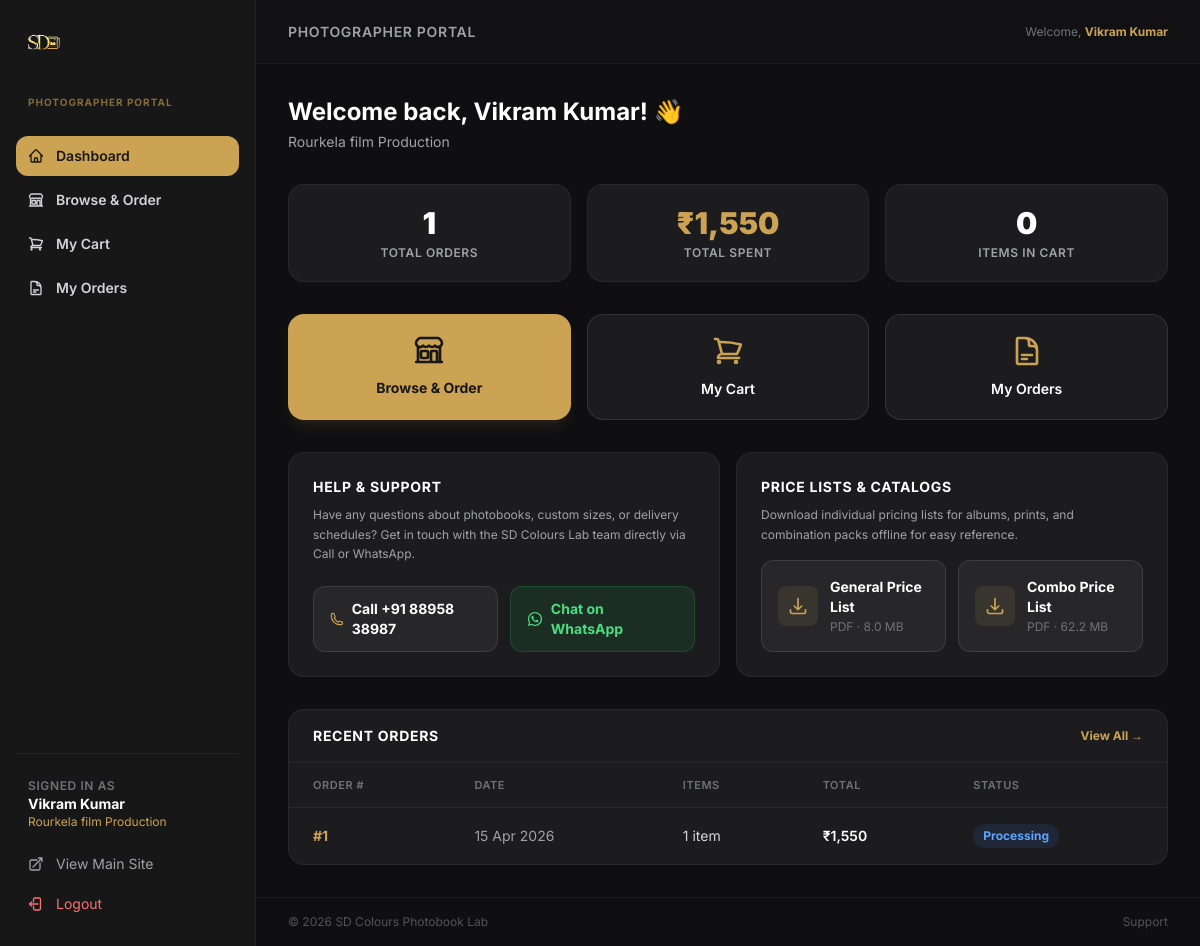
Page /photographer/index.php (signed in) on the committed database.
### tables this page shows
CREATE TABLE IF NOT EXISTS `users` (
  `id` int(10) UNSIGNED NOT NULL AUTO_INCREMENT,
  `name` varchar(150) NOT NULL,
  `email` varchar(200) NOT NULL,
  `password_hash` varchar(255) NOT NULL,
  `role` enum('admin','photographer') NOT NULL DEFAULT 'photographer',
  `phone` varchar(20) DEFAULT NULL,
  `studio_name` varchar(200) DEFAULT NULL,
  `city` varchar(100) DEFAULT NULL,
  `status` enum('pending','approved','rejected') NOT NULL DEFAULT 'pending',
  `created_at` datetime NOT NULL DEFAULT current_timestamp(),
  PRIMARY KEY (`id`),
  UNIQUE KEY `email` (`email`)
);

CREATE TABLE IF NOT EXISTS `orders` (
  `id` int(10) UNSIGNED NOT NULL AUTO_INCREMENT,
  `photographer_id` int(10) UNSIGNED NOT NULL,
  `status` enum('pending','processing','shipped','delivered','cancelled') NOT NULL DEFAULT 'pending',
  `total` decimal(10,2) NOT NULL DEFAULT 0.00,
  `notes` text DEFAULT NULL,
  `admin_notes` text DEFAULT NULL,
  `created_at` datetime NOT NULL DEFAULT current_timestamp(),
  `updated_at` datetime NOT NULL DEFAULT current_timestamp() ON UPDATE current_timestamp(),
  PRIMARY KEY (`id`),
  KEY `fk_orders_user` (`photographer_id`),
  CONSTRAINT `fk_orders_user` FOREIGN KEY (`photographer_id`) REFERENCES `users` (`id`) ON DELETE CASCADE ON UPDATE CASCADE
);

### includes/auth.php (called while the page is built, shortened)
<?php
function getCurrentUser() {
    $db = getDB();
    $stmt = $db->prepare('SELECT * FROM users WHERE id = ?');
    $stmt->execute([$_SESSION['user_id']]);
    return $stmt->fetch();
}
function getCartCount() {
    $cart = $_SESSION['cart'] ?? [];
    return array_sum(array_column($cart, 'quantity'));
}

### photographer/index.php (the view, shortened to what this page needs)
<?php
require_once '../includes/photographer_header.php';
$db = getDB();
$userId = $_SESSION['user_id'];
$ordersStmt = $db->prepare("SELECT o.*, COUNT(oi.id) as item_count FROM orders o LEFT JOIN order_items oi ON o.id=oi.order_id WHERE o.photographer_id=? GROUP BY o.id ORDER BY o.created_at DESC LIMIT 5");
$ordersStmt->execute([$userId]);
$recentOrders = $ordersStmt->fetchAll();
$totalOrders = $db->prepare("SELECT COUNT(*) FROM orders WHERE photographer_id=?");
$totalOrders->execute([$userId]);
$orderCount = $totalOrders->fetchColumn();
$totalSpent = $db->prepare("SELECT COALESCE(SUM(total),0) FROM orders WHERE photographer_id=? AND status != 'cancelled'");
$totalSpent->execute([$userId]);
$spent = $totalSpent->fetchColumn();
?>
<div class="hidden md:block">
  <div class="mb-8">
    <h1 class="text-2xl font-bold text-white mb-1">Welcome back, <?= htmlspecialchars($user['name']) ?>! 👋</h1>
    <p class="text-zinc-400 text-sm"><?= htmlspecialchars($user['studio_name'] ?: 'SD Colours Photographer Portal') ?></p>
  </div>
  <div class="grid grid-cols-3 gap-4 mb-8">
    <div class="bg-darkcard border border-white/5 rounded-2xl p-5 text-center">
      <div class="text-3xl font-black text-white mb-1"><?= $orderCount ?></div>
      <div class="text-zinc-400 text-xs uppercase tracking-wider font-semibold">Total Orders</div>
    </div>
    <div class="bg-darkcard border border-white/5 rounded-2xl p-5 text-center">
      <div class="text-3xl font-black text-primary mb-1">₹<?= number_format($spent) ?></div>
      <div class="text-zinc-400 text-xs uppercase tracking-wider font-semibold">Total Spent</div>
    </div>
    <div class="bg-darkcard border border-white/5 rounded-2xl p-5 text-center">
      <div class="text-3xl font-black text-white mb-1"><?= $cartCount ?></div>
      <div class="text-zinc-400 text-xs uppercase tracking-wider font-semibold">Items in Cart</div>
    </div>
  </div>
  <div class="grid grid-cols-3 gap-4 mb-8">
    <a href="/photographer/shop.php" class="bg-primary text-secondary rounded-2xl p-5 flex flex-col items-center gap-3 hover:bg-primary-dark transition-all font-bold shadow-lg shadow-primary/10">
      <span class="text-sm">Browse & Order</span>
    </a>
    <a href="/photographer/cart.php" class="bg-darkcard border border-white/10 rounded-2xl p-5 flex flex-col items-center gap-3 hover:border-primary/40 hover:bg-white/5 transition-all font-semibold">
      <span class="text-sm text-white">My Cart<?= $cartCount > 0 ? " ($cartCount)" : '' ?></span>
    </a>
    <a href="/photographer/orders.php" class="bg-darkcard border border-white/10 rounded-2xl p-5 flex flex-col items-center gap-3 hover:border-primary/40 hover:bg-white/5 transition-all font-semibold">
      <span class="text-sm text-white">My Orders</span>
    </a>
  </div>
  <div class="grid grid-cols-2 gap-4 mb-8">
    <div class="bg-darkcard border border-white/5 rounded-2xl p-6 flex flex-col justify-between">
      <div>
        <h2 class="text-sm font-bold text-white uppercase tracking-wider mb-2">Help &amp; Support</h2>
        <p class="text-zinc-400 text-xs leading-relaxed mb-4">Have any questions about photobooks, custom sizes, or delivery schedules? Get in touch with the SD Colours Lab team directly via Call or WhatsApp.</p>
      </div>
      <div class="flex gap-3">
        <a href="tel:+918895838987" class="flex-1 flex items-center justify-center gap-2 bg-zinc-800 border border-white/10 hover:border-primary/45 hover:bg-white/5 text-white py-3 px-4 rounded-xl text-sm font-bold transition-all">
          Call +91 88958 38987
        </a>
        <a href="https://wa.me/918895838987" target="_blank" rel="noopener noreferrer" class="flex-1 flex items-center justify-center gap-2 bg-green-500/10 border border-green-500/20 hover:border-green-500/40 text-green-400 py-3 px-4 rounded-xl text-sm font-bold transition-all">
          Chat on WhatsApp
        </a>
      </div>
    </div>
    <div class="bg-darkcard border border-white/5 rounded-2xl p-6 flex flex-col justify-between">
      <div>
        <h2 class="text-sm font-bold text-white uppercase tracking-wider mb-2">Price Lists &amp; Catalogs</h2>
        <p class="text-zinc-400 text-xs leading-relaxed mb-4">Download individual pricing lists for albums, prints, and combination packs offline for easy reference.</p>
      </div>
      <div class="grid grid-cols-2 gap-3">
        <a href="/price_list.pdf" download class="flex items-center gap-3 p-4 rounded-xl bg-zinc-800 border border-white/10 hover:border-primary/45 hover:bg-white/5 transition-all">
          <div class="w-10 h-10 rounded-lg bg-primary/10 flex items-center justify-center flex-shrink-0">
            <svg xmlns="http://www.w3.org/2000/svg" fill="none" viewBox="0 0 24 24" stroke-width="2" stroke="currentColor" class="w-5 h-5 text-primary">
              <path stroke-linecap="round" stroke-linejoin="round" d="M3 16.5v2.25A2.25 2.25 0 0 0 5.25 21h13.5A2.25 2.25 0 0 0 21 18.75V16.5M16.5 12 12 16.5m0 0L7.5 12m4.5 4.5V3" />
            </svg>
          </div>
          <div>
            <div class="text-sm font-bold text-white">General Price List</div>
            <div class="text-xs text-zinc-500 mt-0.5">PDF · 8.0 MB</div>
          </div>
        </a>
        <a href="/combo_price_list.pdf" download class="flex items-center gap-3 p-4 rounded-xl bg-zinc-800 border border-white/10 hover:border-primary/45 hover:bg-white/5 transition-all">
          <div class="w-10 h-10 rounded-lg bg-primary/10 flex items-center justify-center flex-shrink-0">
            <svg xmlns="http://www.w3.org/2000/svg" fill="none" viewBox="0 0 24 24" stroke-width="2" stroke="currentColor" class="w-5 h-5 text-primary">
              <path stroke-linecap="round" stroke-linejoin="round" d="M3 16.5v2.25A2.25 2.25 0 0 0 5.25 21h13.5A2.25 2.25 0 0 0 21 18.75V16.5M16.5 12 12 16.5m0 0L7.5 12m4.5 4.5V3" />
            </svg>
          </div>
          <div>
            <div class="text-sm font-bold text-white">Combo Price List</div>
            <div class="text-xs text-zinc-500 mt-0.5">PDF · 62.2 MB</div>
          </div>
        </a>
      </div>
    </div>
  </div>
  <div class="bg-darkcard border border-white/5 rounded-2xl overflow-hidden">
    <div class="px-6 py-4 border-b border-white/5 flex justify-between items-center">
      <h2 class="text-sm font-bold text-white uppercase tracking-wider">Recent Orders</h2>
      <a href="/photographer/orders.php" class="text-primary text-xs font-bold hover:underline">View All →</a>
    </div>
    <?php if ($recentOrders): ?>
    <div class="overflow-x-auto">
      <table class="w-full text-sm">
        <thead><tr class="border-b border-white/5">
          <th class="px-6 py-3 text-left text-[11px] font-semibold text-zinc-500 uppercase tracking-wider">Order #</th>
          <th class="px-6 py-3 text-left text-[11px] font-semibold text-zinc-500 uppercase tracking-wider">Date</th>
          <th class="px-6 py-3 text-left text-[11px] font-semibold text-zinc-500 uppercase tracking-wider">Items</th>
          <th class="px-6 py-3 text-left text-[11px] font-semibold text-zinc-500 uppercase tracking-wider">Total</th>
          <th class="px-6 py-3 text-left text-[11px] font-semibold text-zinc-500 uppercase tracking-wider">Status</th>
        </tr></thead>
        <tbody class="divide-y divide-white/5">
          <?php foreach ($recentOrders as $o):
            $statusColors = ['pending'=>'bg-yellow-500/10 text-yellow-400','processing'=>'bg-blue-500/10 text-blue-400','shipped'=>'bg-purple-500/10 text-purple-400','delivered'=>'bg-green-500/10 text-green-400','cancelled'=>'bg-red-500/10 text-red-400'];
            $sc = $statusColors[$o['status']] ?? 'bg-zinc-500/10 text-zinc-400';
          ?>
          <tr class="hover:bg-white/2 transition-colors">
            <td class="px-6 py-4"><a href="/photographer/orders.php?id=<?= $o['id'] ?>" class="text-primary font-bold hover:underline">#<?= $o['id'] ?></a></td>
            <td class="px-6 py-4 text-zinc-400"><?= date('d M Y', strtotime($o['created_at'])) ?></td>
            <td class="px-6 py-4 text-zinc-300"><?= $o['item_count'] ?> item<?= $o['item_count'] != 1 ? 's' : '' ?></td>
            <td class="px-6 py-4 text-white font-semibold">₹<?= number_format($o['total']) ?></td>
            <td class="px-6 py-4"><span class="inline-flex px-2.5 py-1 rounded-full text-xs font-bold <?= $sc ?>"><?= ucfirst($o['status']) ?></span></td>
          </tr>
          <?php endforeach; ?>
        </tbody>
      </table>
    </div>
    <?php endif; ?>
  </div>
</div>
<?php require_once '../includes/photographer_footer.php'; ?>

### includes/photographer_header.php (shortened to what this page needs)
<?php
require_once __DIR__ . '/auth.php';
$currentPage = basename($_SERVER['PHP_SELF']);
$user        = getCurrentUser();
$cartCount   = getCartCount();
$isLocal     = in_array($_SERVER['HTTP_HOST'] ?? '', ['localhost','localhost:8000','localhost:8001','127.0.0.1']) || php_sapi_name() === 'cli';
$frontendUrl = $isLocal ? 'http://localhost:3000' : 'https://sdcolourslab.in';
function isNavActive($p, $cur) {
    return $p === $cur ? 'bg-primary text-secondary font-bold' : 'text-zinc-300 hover:bg-white/5 hover:text-white';
}
?>
<!DOCTYPE html>
<html lang="en">
<head>
  <script src="https://cdn.tailwindcss.com"></script>
</head>
<body>
<div class="flex min-h-screen">
  <aside class="hidden md:flex w-64 bg-secondary border-r border-white/5 flex-col justify-between py-6 px-4 sticky top-0 h-screen overflow-y-auto flex-shrink-0">
    <div class="space-y-6">
      <a href="/photographer/index.php" class="flex items-center px-2"><img src="/images/logo.png" alt="SD Colours" class="h-10 w-auto brightness-110" /></a>
      <div class="px-3"><span class="text-[10px] font-bold uppercase tracking-widest text-primary/60">Photographer Portal</span></div>
      <nav class="space-y-1">
        <a href="/photographer/index.php" class="flex items-center gap-3 px-3 py-2.5 rounded-xl text-sm font-semibold transition-all <?= isNavActive('index.php',$currentPage) ?>">
          Dashboard
        </a>
        <a href="/photographer/shop.php" class="flex items-center gap-3 px-3 py-2.5 rounded-xl text-sm font-semibold transition-all <?= isNavActive('shop.php',$currentPage) ?>">
          Browse &amp; Order
        </a>
        <a href="/photographer/cart.php" class="flex items-center gap-3 px-3 py-2.5 rounded-xl text-sm font-semibold transition-all <?= isNavActive('cart.php',$currentPage) ?>">
          My Cart
        </a>
        <a href="/photographer/orders.php" class="flex items-center gap-3 px-3 py-2.5 rounded-xl text-sm font-semibold transition-all <?= isNavActive('orders.php',$currentPage) ?>">
          My Orders
        </a>
      </nav>
    </div>
    <div class="space-y-4 pt-6 border-t border-white/5">
      <div class="px-3">
        <p class="text-xs text-zinc-500 font-semibold uppercase tracking-wider">Signed In As</p>
        <p class="text-sm text-white font-bold truncate"><?= htmlspecialchars($user['name']) ?></p>
        <p class="text-xs text-primary truncate"><?= htmlspecialchars($user['studio_name'] ?: $user['email']) ?></p>
      </div>
      <div class="space-y-1">
        <a href="<?= $frontendUrl ?>" class="flex items-center gap-3 px-3 py-2 rounded-lg text-sm text-zinc-400 hover:bg-white/5 hover:text-white transition-all">
          View Main Site
        </a>
        <a href="/logout.php" class="flex items-center gap-3 px-3 py-2 rounded-lg text-sm text-red-400 hover:bg-red-500/10 transition-all">
          Logout
        </a>
      </div>
    </div>
  </aside>
  <div class="flex-grow flex flex-col min-w-0">
    <header class="hidden md:flex h-16 border-b border-white/5 items-center justify-between px-8 bg-secondary/30 flex-shrink-0">
      <h2 class="text-sm font-semibold text-zinc-400 uppercase tracking-wider">Photographer Portal</h2>
      <span class="text-xs text-zinc-500">Welcome, <strong class="text-primary"><?= htmlspecialchars($user['name']) ?></strong></span>
    </header>
    <div class="flex-grow md:p-6 lg:p-8 overflow-y-auto">

### includes/photographer_header.php (style rules this page uses)
* { -webkit-tap-highlight-color: transparent; box-sizing: border-box; }
body { font-family: 'Inter', sans-serif; background: #0f0f11; color: #f4f4f5; }

### rows in the picture
users: name "Vikram Kumar", studio_name "Rourkela film Production"
orders: id "1", created_at "15 Apr 2026", item_count "1", total "1,550", status "Processing"

### other values in the picture
$orderCount "1"
$spent "1,550"
$cartCount "0"
